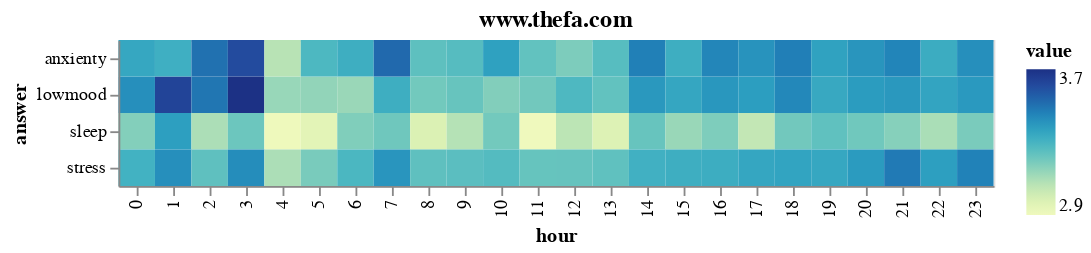

This figure's notebook cell:
### Code cell
_1

### Figure 1 — Vega-Lite specification as saved in the notebook (floating-point values rounded to 4 significant figures)
{"config": {"view": {"continuousWidth": 400, "continuousHeight": 300}}, "data": {"name": "data-e9b7887d39bf1fc1147a62beae4d5216"}, "mark": "rect", "encoding": {"color": {"type": "quantitative", "field": "value"}, "x": {"type": "ordinal", "field": "hour"}, "y": {"type": "ordinal", "field": "answer"}}, "title": "www.thefa.com", "$schema": "https://vega.github.io/schema/vega-lite/v4.8.1.json", "datasets": {"data-e9b7887d39bf1fc1147a62beae4d5216": [{"hour": 0, "source": "www.thefa.com", "answer": "lowmood", "value": 3.41}, {"hour": 1, "source": "www.thefa.com", "answer": "lowmood", "value": 3.624}, {"hour": 2, "source": "www.thefa.com", "answer": "lowmood", "value": 3.481}, {"hour": 3, "source": "www.thefa.com", "answer": "lowmood", "value": 3.692}, {"hour": 4, "source": "www.thefa.com", "answer": "lowmood", "value": 3.115}, {"hour": 5, "source": "www.thefa.com", "answer": "lowmood", "value": 3.128}, {"hour": 6, "source": "www.thefa.com", "answer": "lowmood", "value": 3.112}, {"hour": 7, "source": "www.thefa.com", "answer": "lowmood", "value": 3.309}, {"hour": 8, "source": "www.thefa.com", "answer": "lowmood", "value": 3.187}, {"hour": 9, "source": "www.thefa.com", "answer": "lowmood", "value": 3.209}, {"hour": 10, "source": "www.thefa.com", "answer": "lowmood", "value": 3.158}, {"hour": 11, "source": "www.thefa.com", "answer": "lowmood", "value": 3.188}, {"hour": 12, "source": "www.thefa.com", "answer": "lowmood", "value": 3.267}, {"hour": 13, "source": "www.thefa.com", "answer": "lowmood", "value": 3.22}, {"hour": 14, "source": "www.thefa.com", "answer": "lowmood", "value": 3.385}, {"hour": 15, "source": "www.thefa.com", "answer": "lowmood", "value": 3.339}, {"hour": 16, "source": "www.thefa.com", "answer": "lowmood", "value": 3.389}, {"hour": 17, "source": "www.thefa.com", "answer": "lowmood", "value": 3.368}, {"hour": 18, "source": "www.thefa.com", "answer": "lowmood", "value": 3.431}, {"hour": 19, "source": "www.thefa.com", "answer": "lowmood", "value": 3.329}, {"hour": 20, "source": "www.thefa.com", "answer": "lowmood", "value": 3.374}, {"hour": 21, "source": "www.thefa.com", "answer": "lowmood", "value": 3.384}, {"hour": 22, "source": "www.thefa.com", "answer": "lowmood", "value": 3.345}, {"hour": 23, "source": "www.thefa.com", "answer": "lowmood", "value": 3.381}, {"hour": 0, "source": "www.thefa.com", "answer": "sleep", "value": 3.156}, {"hour": 1, "source": "www.thefa.com", "answer": "sleep", "value": 3.365}, {"hour": 2, "source": "www.thefa.com", "answer": "sleep", "value": 3.076}, {"hour": 3, "source": "www.thefa.com", "answer": "sleep", "value": 3.2}, {"hour": 4, "source": "www.thefa.com", "answer": "sleep", "value": 2.885}, {"hour": 5, "source": "www.thefa.com", "answer": "sleep", "value": 2.93}, {"hour": 6, "source": "www.thefa.com", "answer": "sleep", "value": 3.161}, {"hour": 7, "source": "www.thefa.com", "answer": "sleep", "value": 3.193}, {"hour": 8, "source": "www.thefa.com", "answer": "sleep", "value": 2.959}, {"hour": 9, "source": "www.thefa.com", "answer": "sleep", "value": 3.058}, {"hour": 10, "source": "www.thefa.com", "answer": "sleep", "value": 3.186}, {"hour": 11, "source": "www.thefa.com", "answer": "sleep", "value": 2.88}, {"hour": 12, "source": "www.thefa.com", "answer": "sleep", "value": 3.044}, {"hour": 13, "source": "www.thefa.com", "answer": "sleep", "value": 2.954}, {"hour": 14, "source": "www.thefa.com", "answer": "sleep", "value": 3.209}, {"hour": 15, "source": "www.thefa.com", "answer": "sleep", "value": 3.113}, {"hour": 16, "source": "www.thefa.com", "answer": "sleep", "value": 3.166}, {"hour": 17, "source": "www.thefa.com", "answer": "sleep", "value": 3.025}, {"hour": 18, "source": "www.thefa.com", "answer": "sleep", "value": 3.188}, {"hour": 19, "source": "www.thefa.com", "answer": "sleep", "value": 3.226}, {"hour": 20, "source": "www.thefa.com", "answer": "sleep", "value": 3.192}, {"hour": 21, "source": "www.thefa.com", "answer": "sleep", "value": 3.15}, {"hour": 22, "source": "www.thefa.com", "answer": "sleep", "value": 3.08}, {"hour": 23, "source": "www.thefa.com", "answer": "sleep", "value": 3.173}, {"hour": 0, "source": "www.thefa.com", "answer": "anxienty", "value": 3.335}, {"hour": 1, "source": "www.thefa.com", "answer": "anxienty", "value": 3.306}, {"hour": 2, "source": "www.thefa.com", "answer": "anxienty", "value": 3.494}, {"hour": 3, "source": "www.thefa.com", "answer": "anxienty", "value": 3.6}, {"hour": 4, "source": "www.thefa.com", "answer": "anxienty", "value": 3.051}, {"hour": 5, "source": "www.thefa.com", "answer": "anxienty", "value": 3.267}, {"hour": 6, "source": "www.thefa.com", "answer": "anxienty", "value": 3.308}, {"hour": 7, "source": "www.thefa.com", "answer": "anxienty", "value": 3.514}, {"hour": 8, "source": "www.thefa.com", "answer": "anxienty", "value": 3.23}, {"hour": 9, "source": "www.thefa.com", "answer": "anxienty", "value": 3.248}, {"hour": 10, "source": "www.thefa.com", "answer": "anxienty", "value": 3.356}, {"hour": 11, "source": "www.thefa.com", "answer": "anxienty", "value": 3.221}, {"hour": 12, "source": "www.thefa.com", "answer": "anxienty", "value": 3.168}, {"hour": 13, "source": "www.thefa.com", "answer": "anxienty", "value": 3.245}, {"hour": 14, "source": "www.thefa.com", "answer": "anxienty", "value": 3.453}, {"hour": 15, "source": "www.thefa.com", "answer": "anxienty", "value": 3.309}, {"hour": 16, "source": "www.thefa.com", "answer": "anxienty", "value": 3.436}, {"hour": 17, "source": "www.thefa.com", "answer": "anxienty", "value": 3.4}, {"hour": 18, "source": "www.thefa.com", "answer": "anxienty", "value": 3.455}, {"hour": 19, "source": "www.thefa.com", "answer": "anxienty", "value": 3.354}, {"hour": 20, "source": "www.thefa.com", "answer": "anxienty", "value": 3.393}, {"hour": 21, "source": "www.thefa.com", "answer": "anxienty", "value": 3.44}, {"hour": 22, "source": "www.thefa.com", "answer": "anxienty", "value": 3.317}, {"hour": 23, "source": "www.thefa.com", "answer": "anxienty", "value": 3.412}, {"hour": 0, "source": "www.thefa.com", "answer": "stress", "value": 3.295}, {"hour": 1, "source": "www.thefa.com", "answer": "stress", "value": 3.412}, {"hour": 2, "source": "www.thefa.com", "answer": "stress", "value": 3.228}, {"hour": 3, "source": "www.thefa.com", "answer": "stress", "value": 3.415}, {"hour": 4, "source": "www.thefa.com", "answer": "stress", "value": 3.077}, {"hour": 5, "source": "www.thefa.com", "answer": "stress", "value": 3.174}, {"hour": 6, "source": "www.thefa.com", "answer": "stress", "value": 3.273}, {"hour": 7, "source": "www.thefa.com", "answer": "stress", "value": 3.392}, {"hour": 8, "source": "www.thefa.com", "answer": "stress", "value": 3.228}, {"hour": 9, "source": "www.thefa.com", "answer": "stress", "value": 3.236}, {"hour": 10, "source": "www.thefa.com", "answer": "stress", "value": 3.252}, {"hour": 11, "source": "www.thefa.com", "answer": "stress", "value": 3.211}, {"hour": 12, "source": "www.thefa.com", "answer": "stress", "value": 3.212}, {"hour": 13, "source": "www.thefa.com", "answer": "stress", "value": 3.224}, {"hour": 14, "source": "www.thefa.com", "answer": "stress", "value": 3.299}, {"hour": 15, "source": "www.thefa.com", "answer": "stress", "value": 3.309}, {"hour": 16, "source": "www.thefa.com", "answer": "stress", "value": 3.311}, {"hour": 17, "source": "www.thefa.com", "answer": "stress", "value": 3.338}, {"hour": 18, "source": "www.thefa.com", "answer": "stress", "value": 3.347}, {"hour": 19, "source": "www.thefa.com", "answer": "stress", "value": 3.334}, {"hour": 20, "source": "www.thefa.com", "answer": "stress", "value": 3.375}, {"hour": 21, "source": "www.thefa.com", "answer": "stress", "value": 3.468}, {"hour": 22, "source": "www.thefa.com", "answer": "stress", "value": 3.364}, {"hour": 23, "source": "www.thefa.com", "answer": "stress", "value": 3.449}]}}
